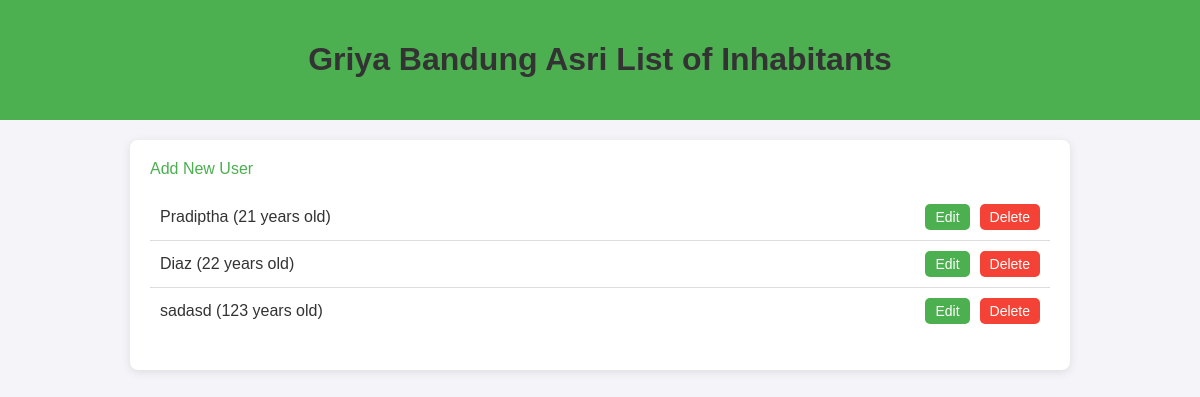
The app's page /, older data.
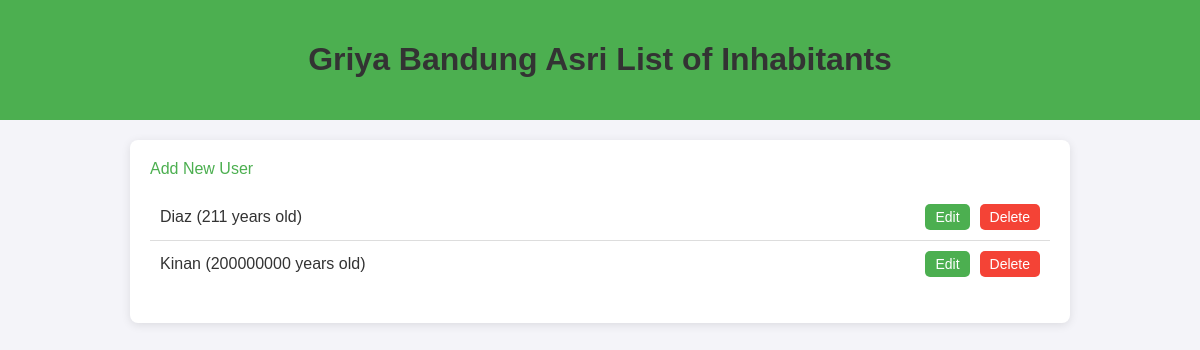
The same page, newer data.
### tables this page shows
CREATE TABLE users (
    id INTEGER PRIMARY KEY AUTOINCREMENT,
    name TEXT NOT NULL,
    age INTEGER NOT NULL
);

### app.py (the view)
@app.route('/')
def index():
    users = read_users()
    return render_template('index.html', users=users)

### app.py (called while the page is built)
@app.after_request
def apply_security_headers(response):
    response.headers['Content-Security-Policy'] = "default-src 'self'; script-src 'self'; style-src 'self';"
    response.headers['X-Frame-Options'] = 'DENY'
    response.headers['X-Content-Type-Options'] = 'nosniff'
    response.headers['Server'] = 'Flask'
    return response

def get_db_connection():
    conn = sqlite3.connect('simple_crud.db')
    conn.row_factory = sqlite3.Row  # For easier access to rows as dictionaries
    return conn

def read_users():
    conn = get_db_connection()
    cursor = conn.cursor()
    cursor.execute('SELECT * FROM users')
    users = cursor.fetchall()
    conn.close()
    return users

### templates/index.html (shortened to what this page needs)
<!DOCTYPE html>
<html lang="en">
    <head>
        <link rel="stylesheet" href="{{ url_for('static', filename='styles.css') }}">
    </head>
<body>
    <header>
        <h1>Griya Bandung Asri List of Inhabitants</h1>
    </header>
    <div class="container">
        <a href="{{ url_for('add_user') }}" class="add-user-link">Add New User</a>
        <ul>
            {% for user in users %}
                <li>
                    <span>{{ user.name }} ({{ user.age }} years old)</span>
                    <div class="actions">
                        <a href="{{ url_for('edit_user', id=user.id) }}">Edit</a>
                        <a href="{{ url_for('delete', id=user.id) }}" class="delete" onclick="return confirm('Are you sure?')">Delete</a>
                    </div>
                </li>
            {% endfor %}
        </ul>
    </div>
</body>
</html>

### static/styles.css (style rules this page uses)
body { font-family: Arial, sans-serif; background-color: #f4f4f9; color: #333; margin: 0; padding: 0; }
h1 { color: #333; }
.container { max-width: 500px; margin: 0 auto; padding: 20px; background-color: #fff; box-shadow: 0 2px 10px rgba(0, 0, 0, 0.1); margin-top: 50px; }
h1 { text-align: center; color: #333; }
header { background-color: #4CAF50; color: white; padding: 20px; text-align: center; }
.container { max-width: 900px; margin: 20px auto; background-color: white; padding: 20px; border-radius: 8px; box-shadow: 0 2px 10px rgba(0, 0, 0, 0.1); }
a { color: #4CAF50; text-decoration: none; }
ul { list-style-type: none; padding: 0; }
li { border-bottom: 1px solid #ddd; padding: 10px; display: flex; justify-content: space-between; align-items: center; }
li:last-child { border-bottom: none; }
.actions { display: flex; gap: 10px; }
.actions a { background-color: #4CAF50; color: white; padding: 5px 10px; border-radius: 5px; text-decoration: none; font-size: 14px; }
.actions a.delete { background-color: #f44336; }

Row changes from the older to the newer data that the page shows:
removed users: name "Pradiptha", age "21"
removed users: name "sadasd", age "123"
changed users "Diaz": age "22" → "211"
added users: name "Kinan", age "200000000"
